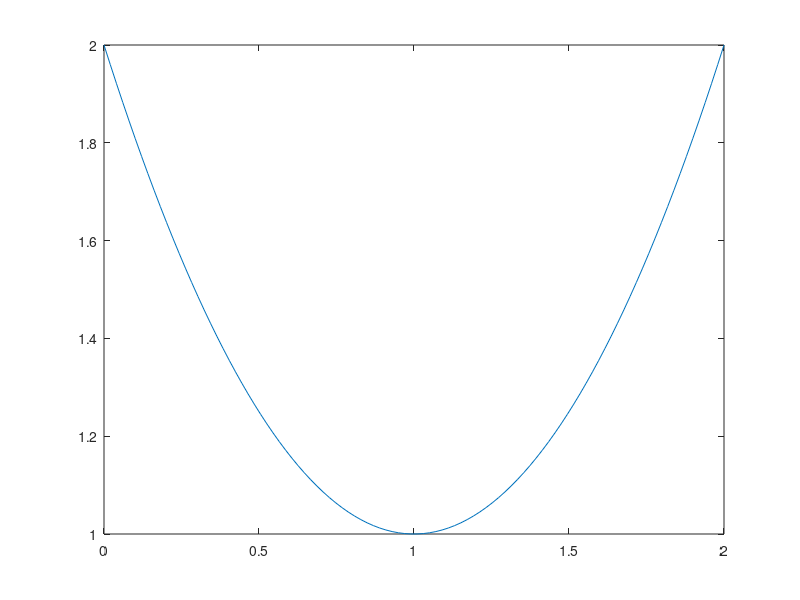

MATLAB code to generate this figure:
close all
clear all
clc

p = @(x) x.^2-2*x+2;
coeff = [1 -2 1];
radici = roots(coeff);
x = linspace(0,2);
plot(x,p(x));

%controllo se f_m(a) diverso da 0;

dsecf = @(x) 2;
dsecf(radici);

%verifico derivata prima sia uguale a 0
d_primf = @(x) 2*x-2;
d_primf(radici)
